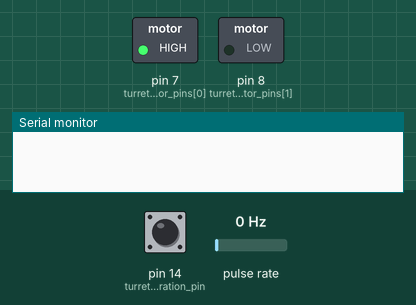
This sketch was run on a simulated Arduino Uno, built with avr-gcc and run on an emulated ATmega328P. Shown: switched loads named in the sketch (green lamp = pin HIGH), the last lines printed to the serial monitor. Wiring (inferred from the names in the program): pulse sensor: data pin 13. The test bench sets the inputs (shaded band); at power-on: pin 14 (turret_calibration_pin) HIGH, pulse rate 0 Hz. Random numbers use the default seed unless the sketch sets one.

Above: at 1.2 s.
1.3 s: pin 14 (turret_calibration_pin) pulled LOW for 1 s
At 40.7 s:
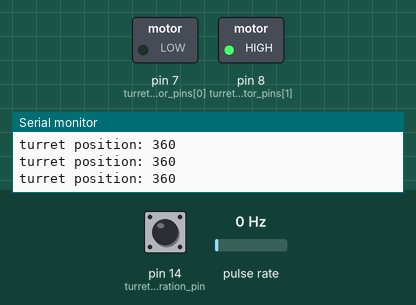
Timing chart, 0 to 41.5 s (numbered marks = the images above; inputs shaded):
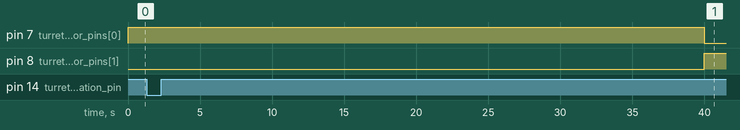

Measured:
- after the input at 1.3 s, pin 7 (turret_motor_pins[0]): HIGH → LOW after 38.7 s; pin 8 (turret_motor_pins[1]): LOW → HIGH after 38.7 s

The sketch:

turret_rotate.ino
```cpp
#include "PinChangeInterrupt.h"

const int turret_motor_pins[] = {7, 8};

int turret_encoder_pin = 13;
int turret_calibration_pin = 14;

short turret_direction = 0;
volatile long turret_encoder_count = 0;
volatile int turret_position = 0;
volatile bool turret_has_been_calibrated = false;

unsigned long current_millis;
unsigned long last_output_millis = 0;

unsigned long last_turret_calibration_millis = 0;
const int turret_calibration_delay_millis = 2000;

unsigned long last_turret_change_millis = 0;

void turret_stop()
{
    analogWrite(turret_motor_pins[0], 0);
    analogWrite(turret_motor_pins[1], 0);
}

void turret_left()
{
    if (turret_direction != -1) {
        turret_stop();
    }
    analogWrite(turret_motor_pins[0], 255);
    analogWrite(turret_motor_pins[1], 0);
    turret_direction = -1;
}

void turret_right()
{
    if (turret_direction != 1) {
        turret_stop();
    }
    analogWrite(turret_motor_pins[0], 0);
    analogWrite(turret_motor_pins[1], 255);
    turret_direction = 1;
}

void turret_calibration_interrupt()
{
    if (current_millis < last_turret_calibration_millis + turret_calibration_delay_millis) {
        return;
    }

    turret_has_been_calibrated = true;
    turret_position = 0;
    turret_encoder_count = 0;
    last_turret_calibration_millis = current_millis;
}

void turret_encoder_interrupt()
{
    //turret_position += 1;
    turret_encoder_count += turret_direction;
    //Serial.println("encoder interrupt");
    //turret_position += 1;
}

void calculate_turret_position()
{
    if (!turret_has_been_calibrated) {
        return;
    }
    // this will be a constant
    int turret_ratio = 24000;

    //int turret_factor = turret_encoder_count < 0 ? turret_ratio - turret_encoder_count : turret_encoder_count;
    turret_position = int(turret_encoder_count / (turret_ratio / 360));

    if (turret_position > 360) {
        turret_position -= 360;
    } else if(turret_position < 360) {
        turret_position += 360;
    }
}
void setup()
{
    Serial.begin(9600);
    pinMode(turret_motor_pins[0], OUTPUT);
    pinMode(turret_motor_pins[1], OUTPUT);

    pinMode(turret_encoder_pin, INPUT_PULLUP);
    attachPCINT(digitalPinToPCINT(turret_encoder_pin), turret_encoder_interrupt, CHANGE);

    pinMode(turret_calibration_pin, INPUT_PULLUP);
    attachPCINT(digitalPinToPCINT(turret_calibration_pin), turret_calibration_interrupt, RISING);

    turret_left();

    randomSeed(analogRead(0));
}

void loop()
{
    current_millis = millis();

    if (current_millis >= last_output_millis + 1000) {
        if (turret_has_been_calibrated) {
            Serial.print("turret position: " );
            Serial.println(turret_position);
        }
        //Serial.print(" turret encoder count: " );
        //Serial.println(turret_encoder_count);
        last_output_millis = current_millis;
    }

    if (turret_has_been_calibrated && current_millis >= last_turret_change_millis + 20000) {
        if (random(2) > 0) {
            if (turret_direction == -1) {
                turret_right();
            } else {
                turret_left();
            }
        }
        last_turret_change_millis = current_millis;
    }

    calculate_turret_position();
}
```
